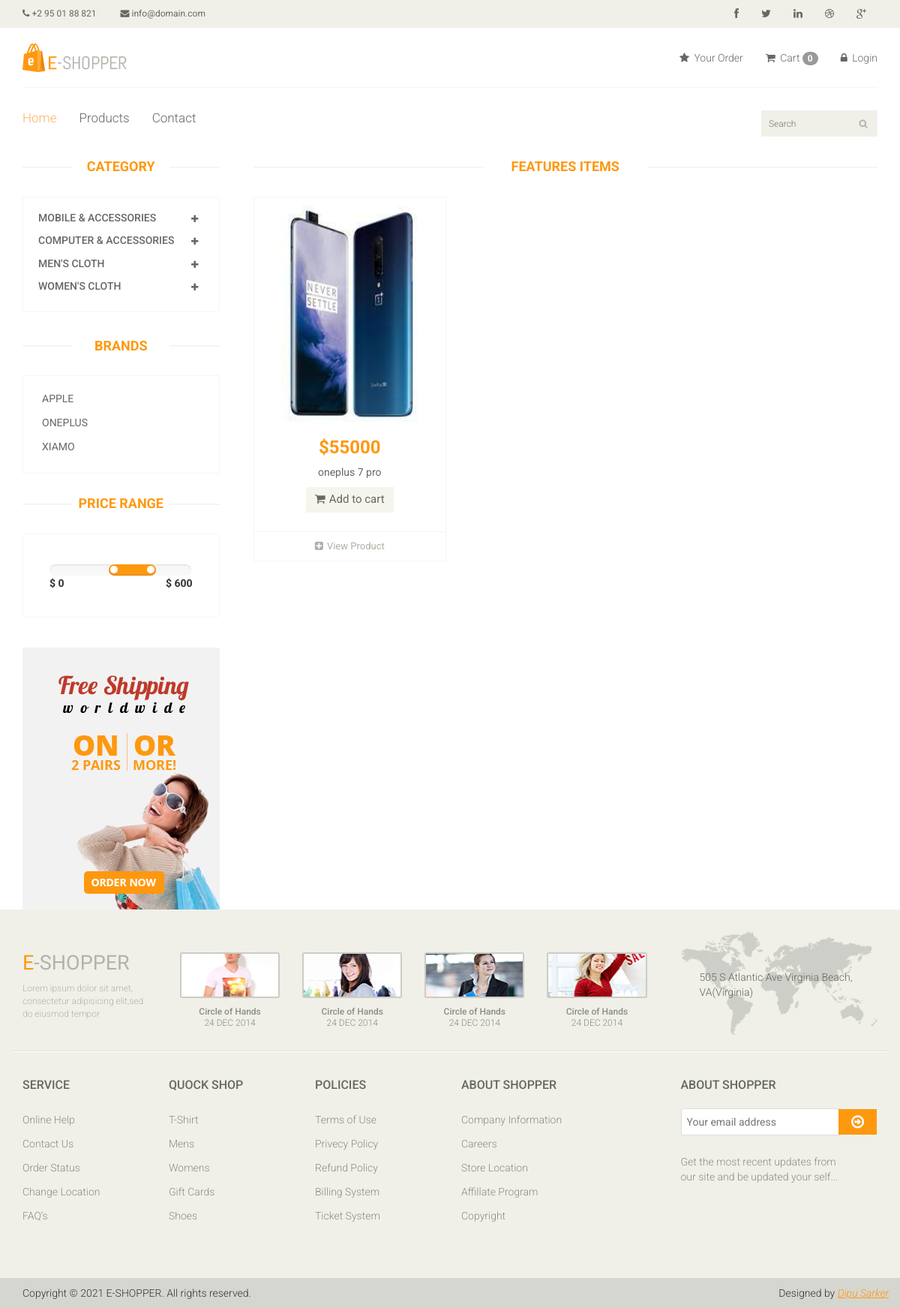
/product/?brand=2, run on the app's committed database.
### app/models.py (models this page shows, shortened)
class Category(models.Model):
    name = models.CharField(max_length=100)

class Brand(models.Model):
    name = models.CharField(max_length=100)

class Product(models.Model):
    Availability = (
        ('In Stock', 'In Stock'),
        ('Out Of Stock', 'Out Of Stock')
    )
    Condition = (
        ('New Version', 'New Version'),
        ('Old Version', 'Old Version'),
        ('Latest Version', 'Latest Version')
    )
    category = models.ForeignKey(Category, on_delete=models.CASCADE, default='', null=False)
    sub_category = models.ForeignKey(Sub_Category, on_delete=models.CASCADE, default='', null=False)
    brand = models.ForeignKey(Brand, on_delete=models.CASCADE, null=True)
    availability = models.CharField(max_length=100, choices=Availability, null=True)
    condition = models.CharField(max_length=100, choices=Condition, null=True)
    image = models.ImageField(upload_to='ecommerce/pimg')
    name = models.CharField(max_length=100)
    price = models.IntegerField()
    date = models.DateTimeField(auto_now_add=True, auto_now=False)

### app/views.py (the view)
# urls.py: path('product/', views.Your_Product, name='product'),
def Your_Product(request):
    category = Category.objects.all()
    product = Product.objects.all()
    brand = Brand.objects.all()
    categoryID = request.GET.get('category')
    brandID = request.GET.get('brand')
    if categoryID:
        product = Product.objects.filter(sub_category=categoryID).order_by('-id')
    elif brandID:
        product = Product.objects.filter(brand=brandID).order_by('-id')
    else:
        product = Product.objects.all()
    context = {
        'category': category,
        'product': product,
        'brand': brand
    }
    return render(request, 'product.html', context)

### templates/product.html (shortened to what this page needs)
{% extends 'master.html' %}
{% block content %}
<section>
  <div class="container">
    <div class="row">
      <div class="col-sm-3">
        <div class="left-sidebar">
          <h2>Category</h2>
          <div class="panel-group category-products" id="accordian">
            {% for cat in category %}
            <div class="panel panel-default">
                <div class="panel-heading">
                    <h4 class="panel-title">
                        <a data-toggle="collapse" data-parent="#accordian" href="#{{ cat.id }}">
                            <span class="badge pull-right"><i class="fa fa-plus"></i></span>
                            {{ cat.name }}
                        </a>
                    </h4>
                </div>
            </div>
            {% endfor %}
        </div>
        <div class="brands_products">
            <h2>Brands</h2>
            <div class="brands-name">
                <ul class="nav nav-pills nav-stacked">
                    {% for i in brand %}
                        <li><a href="/product/?brand={{i.id}}"> {{i.name}}</a></li>
                    {% endfor %}
                </ul>
            </div>
        </div>
          <div class="price-range">
            <h2>Price Range</h2>
            <div class="well">
               <input type="text" class="span2" value="" data-slider-min="0" data-slider-max="600" data-slider-step="5" data-slider-value="[250,450]" id="sl2" ><br />
               <b>$ 0</b> <b class="pull-right">$ 600</b>
            </div>
          </div>
          <div class="shipping text-center">
            <img src="images/home/shipping.jpg" alt="" />
          </div>
        </div>
      </div>
      <div class="col-sm-9 padding-right">
        <div class="features_items">
          <h2 class="title text-center">Features Items</h2>
          {% for prod in product %}
          <div class="col-sm-4">
              <div class="product-image-wrapper">
                  <div class="single-products">
                          <div class="productinfo text-center">
                              <img src="{{ prod.image.url }}" alt="" height="300px" />
                              <h2>${{ prod.price }}</h2>
                              <p>{{ prod.name }}</p>
                              <a href="{% url 'cart_add' prod.id %}" class="btn btn-default add-to-cart"><i class="fa fa-shopping-cart"></i>Add to cart</a>
                          </div>
                          <div class="product-overlay">
                              <div class="overlay-content">
                              </div>
                          </div>
                  </div>
                  <div class="choose">
                      <ul class="nav nav-pills nav-justified">
                        <li><a href="{% url 'product_detail' prod.id %}"><i class="fa fa-plus-square"></i>View Product</a></li>
                      </ul>
                  </div>
              </div>
          </div>
          {% endfor %}
      </div>
        </div>
      </div>
    </div>
</section>
{% endblock content %}

### static/css/main.css (style rules this page uses)
body { font-family: 'Roboto', sans-serif; background:; position: relative; font-weight:400px; }
ul li { list-style: none; }
a { -webkit-transition: 300ms; -moz-transition: 300ms; -o-transition: 300ms; transition: 300ms; }
h1, h2, h3, h4, h5, h6 { font-family: 'Roboto', sans-serif; }
.category-products { border: 1px solid #F7F7F0; margin-bottom: 35px; padding-bottom: 20px; padding-top: 15px; }
.left-sidebar h2, .brands_products h2 { color: #FE980F; font-family: 'Roboto', sans-serif; font-size: 18px; font-weight: 700; margin: 0 auto 30px; text-align: center; text-transform: uppercase; position: relative; z-index:3; }
.left-sidebar h2:after, h2.title:after { content: " "; position: absolute; border: 1px solid #f5f5f5; bottom:8px; left: 0; width: 100%; height: 0; z-index: -2; }
.left-sidebar h2:before { content: " "; position: absolute; background: #fff; bottom: -6px; width: 130px; height: 30px; z-index: -1; left: 50%; margin-left: -65px; }
h2.title:before { content: " "; position: absolute; background: #fff; bottom: -6px; width: 220px; height: 30px; z-index: -1; left: 50%; margin-left: -110px; }
.category-products .panel { background-color: #FFFFFF; border: 0px; border-radius: 0px; box-shadow:none; margin-bottom: 0px; }
.category-products .panel-default .panel-heading { background-color: #FFFFFF; border: 0 none; color: #FFFFFF; padding: 5px 20px; }
.category-products .panel-default .panel-heading .panel-title a { color: #696763; font-family: 'Roboto', sans-serif; font-size: 14px; text-decoration: none; text-transform: uppercase; }
.category-products .badge { background:none; border-radius: 10px; color: #696763; display: inline-block; font-size: 12px; font-weight: bold; line-height: 1; min-width: 10px; padding: 3px 7px; text-align: center; vertical-align: baseline; white-space: nowrap; }
.brands-name { border: 1px solid #F7F7F0; padding-bottom: 20px; padding-top: 15px; }
.brands-name .nav-stacked li a { background-color: #FFFFFF; color: #696763; font-family: 'Roboto', sans-serif; font-size: 14px; padding: 5px 25px; text-decoration: none; text-transform: uppercase; }
.shipping { background-color: #F2F2F2; margin-top: 40px; overflow: hidden; padding-top: 20px; position: relative; }
.price-range { margin-top:30px; }
.well { background-color: #FFFFFF; border: 1px solid #F7F7F0; border-radius: 4px; box-shadow: none; margin-bottom: 20px; min-height: 20px; padding: 35px; }
.padding-right { padding-right: 0; }
.features_items { overflow:hidden; }
h2.title { color: #FE980F; font-family: 'Roboto', sans-serif; font-size: 18px; font-weight: 700; margin: 0 15px; text-transform: uppercase; margin-bottom: 30px; position: relative; }
.product-image-wrapper { border:1px solid #F7F7F5; overflow: hidden; margin-bottom:30px; }
.single-products { position: relative; }
.productinfo h2 { color: #FE980F; font-family: 'Roboto', sans-serif; font-size: 24px; font-weight: 700; }
.productinfo p { font-family: 'Roboto', sans-serif; font-size: 14px; font-weight: 400; color: #696763; }
.productinfo img { width: 100%; }
.productinfo { position:relative; }
.product-overlay { background:#FE980F; top: 0; display: none; height: 0; position: absolute; transition: height 500ms ease 0s; width: 100%; display: block; opacity:; }
.product-overlay .overlay-content { bottom: 0; position: absolute; bottom: 0; text-align: center; width: 100%; }
.add-to-cart { background:#F5F5ED; border: 0 none; border-radius: 0; color: #696763; font-family: 'Roboto', sans-serif; font-size: 15px; margin-bottom: 25px; }
.add-to-cart i { margin-right:5px; }
.choose { border-top: 1px solid #F7F7F0; }
.choose ul li a { color: #B3AFA8; font-family: 'Roboto', sans-serif; font-size: 13px; padding-left: 0; padding-right: 0; }
.choose ul li a i { margin-right:5px; }

### data on the page
Category: name "MOBILE & ACCESSORIES"
Category: name "COMPUTER & ACCESSORIES"
Category: name "MEN'S CLOTH"
Category: name "WOMEN'S CLOTH"
Brand: name "APPLE"
Brand: name "ONEPLUS"
Brand: name "XIAMO"
Product: image (picture), price "55000", name "oneplus 7 pro"

### other printed values
{{ request.session.cart|length }} "0"
